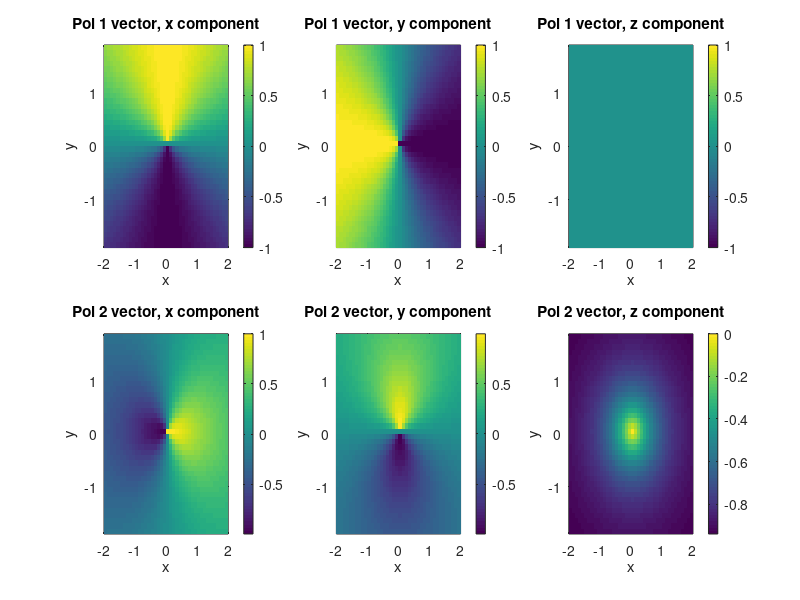

The MATLAB source for this figure: (Note: this script raises an error after producing the figure.)
% generation of plane wave in arbitrary 3D direction with fixed polarisation
% by two tilted gratings for two pump beams (in x and y direction), both
% with horizontal polarisation

% based on grating_design3D_v1.m
% v2: allow for matrices as inputs (e.g. different angles)
% v3: vary the grating strength dng and keep pump amplitudes constant to achieve target polarisation 
%     (instead of keeping grating contrast dng=1 constant and very the pump amplitude for v1 and v2)

global lam c k0 neff beta w0 sigma dng

% parameters

lam = 780e-9;           % wavelength
k0 = 2*pi/lam;

polout = 1;     % set output polarisation: 1=lin pol 1, 2=lin pol 2, 3=circ pol 1, 4=circ pol 2


c = 3e8;

neff = 1.4635;  %NOT IMPLEMENTED EVERYWHERE           % effective index of fundamental mode
beta = neff*k0;         % propagation constant of mode
w0 = 2e-6;              % waist of fundamental mode (vertical)
sigma = 2e-6;           % waist of refractive index profile (vertical)
dng = 1;                % grating index contrast (=1 for design calculation; realistic <=5e-3 ?)


% define target plane wave: direction, polarisation

%ntar = [1 1 3];   % direction of propagation (x=fwd, pump 1; y=transverse, pump 2; z=up)
%ntar = ntar/norm(ntar);

xx = -2:0.1:2;
yy = -1.9:0.1:1.9;
[ntarx,ntary] = meshgrid(xx,yy);
ntarz = 1 + 0*ntarx;
ntarnorm = sqrt(ntarx.^2+ntary.^2+ntarz.^2);
ntarx = ntarx./ntarnorm;
ntary = ntary./ntarnorm;
ntarz = ntarz./ntarnorm;


    % define two polarisation directions for output plane wave: 
    %   pol 1 orthogonal to propagation, in x,y plane
    %   pol 2 orhtogonal to propagation, orthogonal to pol 1

% if ntar(3)==1
%     pout1 = [0 -1 0]; 
%     pout2 = [1 0 0];
% else
%     pout1 = [ntar(2) -ntar(1) 0];    % ntar x [0 0 1]
%     pout1 = pout1/norm(pout1);
%     pout2 = [ntar(2)*pout1(3)-ntar(3)*pout1(2) ntar(3)*pout1(1)-ntar(1)*pout1(3)  ntar(1)*pout1(2)-ntar(2)*pout1(1)];  % ntar x ptar1
% end

pout1x = ntary;         % ntar x [0 0 1]
pout1y = -ntarx; 
pout1z = 0*ntarx;
pout1norm = sqrt(pout1x.^2+pout1y.^2+pout1z.^2);
pout1x = pout1x./pout1norm;
pout1y = pout1y./pout1norm;
pout1z = pout1z./pout1norm;

pout2x = ntarx.*pout1z-ntarz.*pout1y;    % ntar x ptar1
pout2y = ntarz.*pout1x-ntarx.*pout1z;  
pout2z = ntarx.*pout1y-ntary.*pout1x;

    % now correct for the upwards case (where the above is undefined)

pout1x(ntarz==1) = 0; 
pout1y(ntarz==1) = -1; 
pout1z(ntarz==1) = 0;
pout2x(ntarz==1) = 1; 
pout2y(ntarz==1) = 0;  
pout2z(ntarz==1) = 0;

figure(1); clf;
subplot(231)
pcolor(xx,yy,pout1x), shading flat, colorbar
xlabel('x'), ylabel('y'), title('Pol 1 vector, x component')
subplot(232)
pcolor(xx,yy,pout1y), shading flat, colorbar
xlabel('x'), ylabel('y'), title('Pol 1 vector, y component')
subplot(233)
pcolor(xx,yy,pout1z), shading flat, colorbar
xlabel('x'), ylabel('y'), title('Pol 1 vector, z component')
subplot(234)
pcolor(xx,yy,pout2x), shading flat, colorbar
xlabel('x'), ylabel('y'), title('Pol 2 vector, x component')
subplot(235)
pcolor(xx,yy,pout2y), shading flat, colorbar
xlabel('x'), ylabel('y'), title('Pol 2 vector, y component')
subplot(236)
pcolor(xx,yy,pout2z), shading flat, colorbar
xlabel('x'), ylabel('y'), title('Pol 2 vector, z component')


% set target polarisation: amplitudes (0,1) and relative phases (0,+/-pi/2)
% of the two output polarisation vectors

if polout==1    % 1=lin pol 1
    ptar1 = 1;
    ptar2 = 0;
end
if polout==2    % 2=lin pol 2
    ptar1 = 0;
    ptar2 = 1;
end
if polout==3    % 3=circ pol 1 
    ptar1 = 1;
    ptar2 = 1i;
end
if polout==4    % 4=circ pol 2
    ptar1 = 1;
    ptar2 = -1i;
end


% calculate grating properties (tilt, rotation, period) for the two pumps

    % pump 1 (propagating in x)

[lamgrat1,alphagrat1,alphatilt1] = grating_angles_3D_f2(ntarx,ntary,ntarz);
lamgrat1 = lamgrat1 * lam;
    
    % pump 2 (propagating in y): calculate in rotated frame (because grating_angles_3D_f2 assumes pump in x)

[lamgrat2,alphagrat2,alphatilt2] = grating_angles_3D_f2(ntary,-ntarx,ntarz);
lamgrat2 = lamgrat2 * lam;

figure(2); clf;
subplot(231)
pcolor(xx,yy,lamgrat1/lam), shading flat, colorbar
xlabel('x'), ylabel('y'), title('Grating 1 period \Lambda/\lambda')
subplot(232)
pcolor(xx,yy,alphagrat1*180/pi), shading flat, colorbar
xlabel('x'), ylabel('y'), title('Grating 1 direction')
subplot(233)
pcolor(xx,yy,alphatilt1*180/pi), shading flat, colorbar
xlabel('x'), ylabel('y'), title('Grating 1 tilt')
subplot(234)
pcolor(xx,yy,lamgrat2/lam), shading flat, colorbar
xlabel('x'), ylabel('y'), title('Grating 2 period \Lambda/\lambda')
subplot(235)
pcolor(xx,yy,alphagrat2*180/pi+90), shading flat, colorbar    % in real coordinate system
xlabel('x'), ylabel('y'), title('Grating 2 direction')
subplot(236)
pcolor(xx,yy,alphatilt2*180/pi), shading flat, colorbar
xlabel('x'), ylabel('y'), title('Grating 2 tilt')


% calculate scattering rate for E-field and power (apart from dng factor, dng=1 here)

pol = 1;            % =1 horizontal input polarisation; =2 vertical input polarisation
ky = 0*lamgrat1;     % transverse prop. constant of pump

[al1,Ex1,Ey1,Ez1] = scatteringrate3_f(lamgrat1,alphagrat1,alphatilt1,ky,pol);
E1norm = sqrt(Ex1.^2+Ey1.^2+Ez1.^2);

[al2,Ex2p,Ey2p,Ez2p] = scatteringrate3_f(lamgrat2,alphagrat2,alphatilt2,ky,pol); % in the wrong coordinate system
E2norm = sqrt(Ex2p.^2+Ey2p.^2+Ez2p.^2);

Ex2 = -Ey2p; Ey2 = Ex2p; Ez2 = Ez2p;    % scattered field from pump 2 in the true coordinate system


% calculate the required pump strengths (same dng) to achieve target polarisation

    % project scattered fields onto the two polarisation unit vectors
 
a1 = Ex1.*pout1x+Ey1.*pout1y+Ez1.*pout1z;    % scalar product E1.ptar1
a2 = Ex1.*pout2x+Ey1.*pout2y+Ez1.*pout2z;    % scalar product E1.ptar2

b1 = Ex2.*pout1x+Ey2.*pout1y+Ez2.*pout1z;    % scalar product E2.ptar1
b2 = Ex2.*pout2x+Ey2.*pout2y+Ez2.*pout2z;    % scalar product E2.ptar1

    % solve linear system for amplitudes of pumps 1 and 2

A1 = (b2.*ptar1-b1.*ptar2) ./ (a1.*b2-a2.*b1);
A2 = (-a2.*ptar1+a1.*ptar2) ./ (a1.*b2-a2.*b1);

    % now change this from varying pump amplitudes to varying dng
    
dng1 = dng .* abs(A1);
A1 = exp(1i*angle(A1));

dng2 = dng .* abs(A2);
A2 = exp(1i*angle(A2));


figure(3); clf;   % remember: these pump strengths are for dng=1
subplot(221)
pcolor(xx,yy,dng1), shading flat, colorbar
xlabel('x'), ylabel('y'), title(['Pol. ' num2str(polout) ': Grating 1 strength dng_1'])
subplot(222)
pcolor(xx,yy,dng2), shading flat, colorbar
xlabel('x'), ylabel('y'), title(['Pol. ' num2str(polout) ': Grating 2 strength dng_2'])
subplot(223)
pcolor(xx,yy,angle(A1./A2)*180/pi), shading flat, colorbar
xlabel('x'), ylabel('y'), title('Relative phase of pumps')


% Crossterms: scattering of pump 1 on grating 2 and vice versa

    % scattering of pump 1 on grating 2

    % rotate grating 2 into coordinate system of pump 1
    
% if alphagrat2<0
%     alphagrat2p = alphagrat2 + pi/2;
%     upw1 = 1;    % =1 for pump 1 is scattered upwards by grating 2
% else
%     alphagrat2p = alphagrat2 - pi/2;
%     upw1 = 0;    % 0 for pump 1 is scattered downwards by grating 2
% end

upw1 = 1.0 * (alphagrat2<0);
alphagrat2p = alphagrat2 - pi/2 + pi*upw1;


    % calculate scattering rate (for dng=1) and scattering direction
[al1cross,~,~,~] = scatteringrate3_f(lamgrat2,alphagrat2p,alphatilt2,ky,pol);

n1crossx = ( k0-2*pi./lamgrat2.*cos(alphagrat2p) ) / k0;
n1crossy = ( -2*pi./lamgrat2.*sin(alphagrat2p) ) / k0;
n1crossz = (-1).^(upw1+1).*sqrt(1-n1crossx.^2-n1crossy.^2);


    % scattering of pump 2 on grating 1

    % rotate grating 1 into coordinate system of pump 2
    
% if alphagrat1<0
%     alphagrat1p = alphagrat1 + pi/2;
%     upw2 = 0    % =1 for pump 2 is scattered upwards by grating 1
% else
%     alphagrat1p = alphagrat1 - pi/2;
%     upw2 = 1    % 0 for pump 2 is scattered downwards by grating 1
% end

upw2 = 1.0 * (alphagrat1>=0);
alphagrat1p = alphagrat1 + pi/2 - pi*upw2;


    % calculate scattering rate (for dng=1) and scattering direction
[al2cross,~,~,~] = scatteringrate3_f(lamgrat1,alphagrat1p,alphatilt1,ky,pol);

n2crossy = ( k0-2*pi./lamgrat1.*cos(alphagrat1p) ) / k0;   % in pump 1 (true) coordinate system
n2crossx = ( +2*pi./lamgrat1.*sin(alphagrat1p) ) / k0;
n2crossz = (-1).^(upw2+1).*sqrt(1-n2crossx.^2-n2crossy.^2);


figure(4); clf;
subplot(231)
%pcolor(xx,yy,(real(n1crossx))), shading flat, colorbar
pcolor(xx,yy,n1crossx.*(abs(real(n1crossz))>0) ), shading flat, colorbar
xlabel('x'), ylabel('y'), title('P1 on G2 scatter: direction, x component')
subplot(232)
%pcolor(xx,yy,(real(n1crossy))), shading flat, colorbar
pcolor(xx,yy,n1crossy.*(abs(real(n1crossz))>0) ), shading flat, colorbar
xlabel('x'), ylabel('y'), title('P1 on G2 scatter: direction, y component')
subplot(233)
pcolor(xx,yy,(real(n1crossz))), shading flat, colorbar
xlabel('x'), ylabel('y'), title('P1 on G2 scatter: direction, z component')
subplot(234)
%pcolor(xx,yy,(real(n2crossx))), shading flat, colorbar
pcolor(xx,yy,n2crossx.*(abs(real(n2crossz))>0) ), shading flat, colorbar
xlabel('x'), ylabel('y'), title('P2 on G1 scatter: direction, x component')
subplot(235)
%pcolor(xx,yy,(real(n2crossy))), shading flat, colorbar
pcolor(xx,yy,n2crossy.*(abs(real(n2crossz))>0) ), shading flat, colorbar
xlabel('x'), ylabel('y'), title('P2 on G1 scatter: direction, y component')
subplot(236)
pcolor(xx,yy,(real(n2crossz))), shading flat, colorbar
xlabel('x'), ylabel('y'), title('P2 on G1 scatter: direction, z component')



figure(5); clf;
subplot(231)
pcolor(xx,yy,al1.*dng1.^2), shading flat, colorbar  % |A1|=1 now
xlabel('x'), ylabel('y'), title('P1: design scatter dng^2\alpha|A|^2')
subplot(234)
pcolor(xx,yy,al1cross.*dng2.^2), shading flat, colorbar
xlabel('x'), ylabel('y'), title('P1: parasitic scatter')
subplot(232)
pcolor(xx,yy,al2.*dng2.^2), shading flat, colorbar
xlabel('x'), ylabel('y'), title('P2: design scatter dng^2\alpha|A|^2')
subplot(235)
pcolor(xx,yy,al2cross.*dng1.^2), shading flat, colorbar
xlabel('x'), ylabel('y'), title('P2: parasitic scatter')
subplot(233)
pcolor(xx,yy,al1.*dng1.^2+al2.*dng2.^2), shading flat, colorbar
xlabel('x'), ylabel('y'), title('P1+P2: design scatter dng^2\alpha|A|^2')
subplot(236)
pcolor(xx,yy,al1cross.*dng2.^2+al2cross.*dng1.^2), shading flat, colorbar
xlabel('x'), ylabel('y'), title('P1+P2: parasitic scatter')

